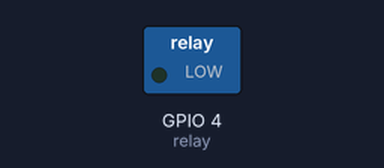
This program was run on a simulated Raspberry Pi (BCM pin numbers). On the bench: switched loads named in the program (green lamp = pin HIGH).

Above: at 1.5 s.
At 4.5 s:
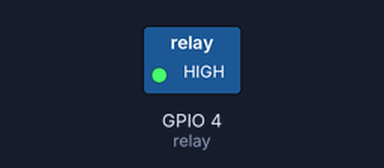
Timing chart, 0 to 7.8 s (numbered marks = the images above):
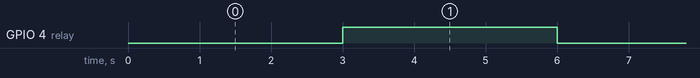

The program:

relay.py
```python
import RPi.GPIO as GPIO
import time

GPIO.setmode(GPIO.BCM) # GPIO4 --> 4
GPIO.setwarnings(False)

relay = 4
GPIO.setup(relay, GPIO.OUT)

def TurnOn(sleep=2):
    GPIO.output(relay, False)
    if sleep > 0:
        time.sleep(sleep)

def TurnOff(sleep=2):
    GPIO.output(relay, True)
    if sleep > 0:
        time.sleep(sleep)

while True:
    TurnOn(3)
    TurnOff(3)
```

Measured:
- by itself, GPIO 4 (relay): alternates HIGH for 3.0 s and LOW for 3.0 s
